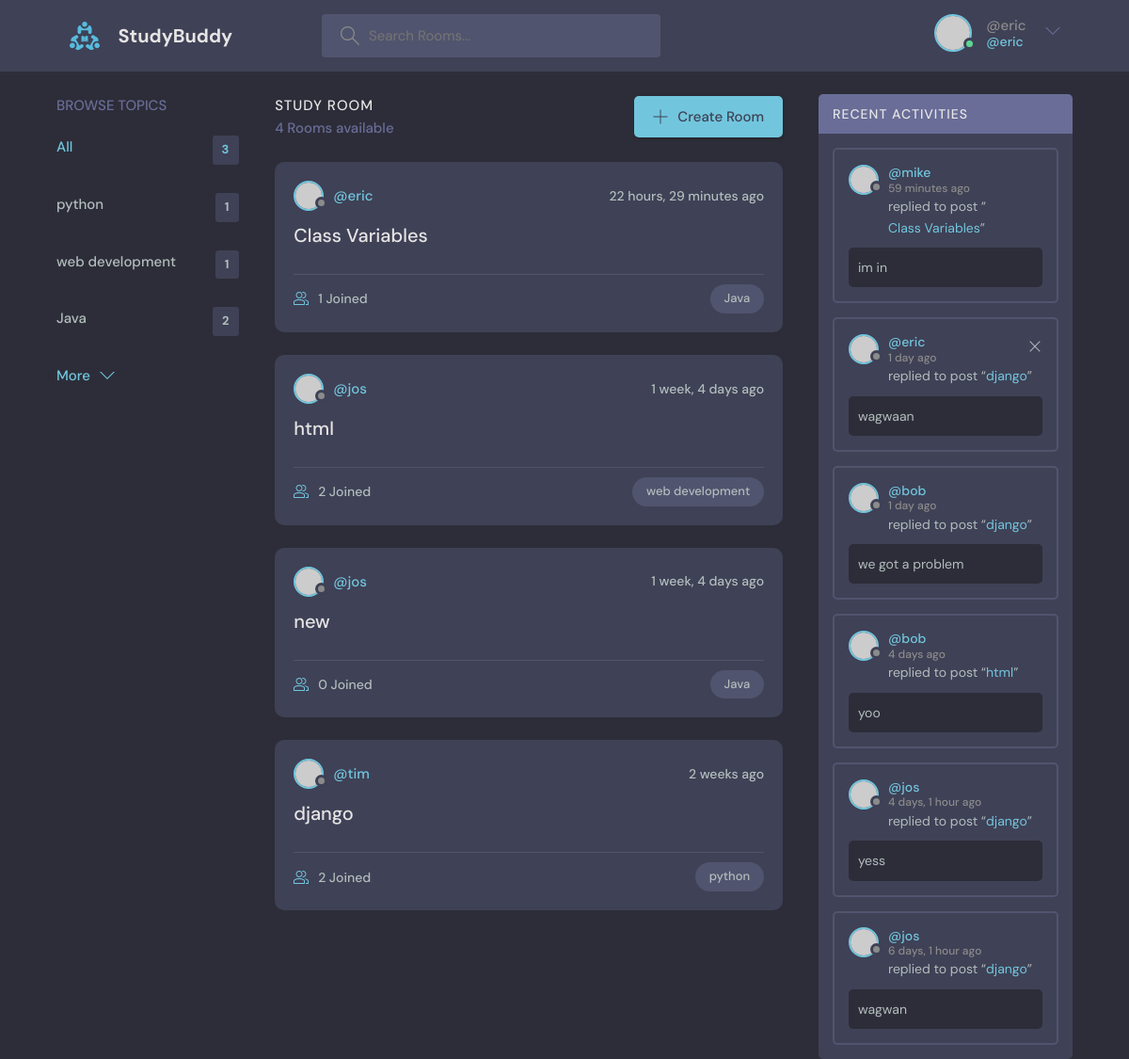
The page / (signed in) on the database its author committed.
### base/models.py (models this page shows, shortened)
class Topic(models.Model):
    name= models.CharField(max_length=200)

class Room(models.Model):
    host = models.ForeignKey(User, on_delete=models.SET_NULL, null=True)
    topic = models.ForeignKey(Topic, on_delete=models.SET_NULL, null=True)
    name = models.CharField(max_length=200)
    description = models.TextField(null=True, blank=True)
    participants = models.ManyToManyField(
        User, related_name='participants', blank=True)
    updated = models.DateTimeField(auto_now=True)
    created = models.DateTimeField(auto_now_add=True)
    class Meta:
        ordering = ['-updated', '-created']
    def __str__(self):
        return self.name

class Message(models.Model):
    user = models.ForeignKey(User, on_delete=models.CASCADE)
    room = models.ForeignKey(Room, on_delete=models.CASCADE)
    body = models.TextField()
    updated = models.DateTimeField(auto_now=True)
    created = models.DateTimeField(auto_now_add=True)
    class Meta:
        ordering = ['-updated', '-created']

### base/views.py (the view)
# urls.py: path('', views.home, name="home"),
def home(request):
    q = request.GET.get('q') if request.GET.get('q') != None else ''
    rooms = Room.objects.filter(
        Q(topic__name__icontains=q) |
        Q(name__icontains=q) |
        Q(description__icontains=q)
        )
    topics = Topic.objects.all()
    room_count = rooms.count()
    room_messages = Message.objects.filter(Q(room__topic__name__icontains=q))
    context = {'rooms':rooms, 'topics':topics, 'room_count':room_count, 'room_messages':room_messages}
    return render(request, 'base/home.html', context)

### base/templates/base/home.html (shortened to what this page needs)
{% extends 'main.html'%}
{% block content %}
<main class="layout layout--3">
  <div class="container">
    {% include 'base/topics_component.html' %}
    <div class="roomList">
      <div class="roomList__header">
        <div>
          <h2>Study Room</h2>
          <p>{{room_count}} Rooms available</p>
        </div>
        <a class="btn btn--main" href="create-room.html">
          <svg version="1.1" xmlns="http://www.w3.org/2000/svg" width="32" height="32" viewBox="0 0 32 32">
            <title>add</title>
            <path
              d="M16.943 0.943h-1.885v14.115h-14.115v1.885h14.115v14.115h1.885v-14.115h14.115v-1.885h-14.115v-14.115z">
            </path>
          </svg>
          Create Room
        </a>
      </div>
      {% include 'base/feed_component.html' %}
    </div>
    {% include 'base/activity_component.html' %}
  </div>
</main>
{% endblock %}

### templates/navbar.html (shortened to what this page needs)
{% load static %}
<header class="header header--loggedIn">
    <div class="container">
        <a href="{% url 'home' %}" class="header__logo">
            <img src="{% static 'images/logo.svg' %}" />
            <h1>StudyBuddy</h1>
        </a>
        <form class="header__search" method="GET" action="{% url 'home' %}">
            <label>
                <input type="text" name="q" placeholder="Search Rooms..." />
            </label>
        </form>
        <nav class="header__menu">
            {% if request.user.is_authenticated %}
            <div class="header__user">
                <a href="profile.html">
                    <div class="avatar avatar--medium active">
                        <img src="https://randomuser.me/api/portraits/men/37.jpg" />
                    </div>
                    <p>@{{request.user.username}}<span>@{{request.user.username}}</span></p>
                </a>
                <button class="dropdown-button">
                    <svg version="1.1" xmlns="http://www.w3.org/2000/svg" width="32" height="32" viewBox="0 0 32 32">
                        <title>chevron-down</title>
                        <path d="M16 21l-13-13h-3l16 16 16-16h-3l-13 13z"></path>
                    </svg>
                </button>
            </div>
            {% else %}
            <a href="{% url 'login' %}">
                <img src="{% static 'images/avatar.svg' %}" />
                <p>Login</p>
            </a>
            {% endif %}
        </nav>
    </div>
</header>

### base/templates/base/topics_component.html
<div class="topics">
    <div class="topics__header">
        <h2>Browse Topics</h2>
    </div>
    <ul class="topics__list">
        <li>
            <a href="{% url 'home' %}" class="active">All <span>{{topics.count}}</span></a>
        </li>
        {% for topic in topics %}
        <li>
            <a href="{% url 'home' %}?q={{topic.name}}">{{topic.name}}<span>{{topic.room_set.all.count}}</span></a>
        </li>
        {% endfor %}
    </ul>
    <a class="btn btn--link" href="topics.html">
        More
        <svg version="1.1" xmlns="http://www.w3.org/2000/svg" width="32" height="32" viewBox="0 0 32 32">
            <title>chevron-down</title>
            <path d="M16 21l-13-13h-3l16 16 16-16h-3l-13 13z"></path>
        </svg>
    </a>
</div>

### base/templates/base/feed_component.html (shortened to what this page needs)
{% for room in rooms %}
<div class="roomListRoom">
    <div class="roomListRoom__header">
        <a href="{% url 'user-profile' room.host.id %}" class="roomListRoom__author">
            <div class="avatar avatar--small">
                <img src="https://randomuser.me/api/portraits/women/11.jpg" />
            </div>
            <span>@{{room.host.username}}</span>
        </a>
        <div class="roomListRoom__actions">
            <span>{{room.created|timesince}} ago</span>
        </div>
    </div>
    <div class="roomListRoom__content">
        <a href="{% url 'room' room.id %}">{{room.name}}</a>
    </div>
    <div class="roomListRoom__meta">
        <a href="room.html" class="roomListRoom__joined">
            {{room.participants.all.count}} Joined
        </a>
        <p class="roomListRoom__topic">{{room.topic.name}}</p>
    </div>
</div>
{% endfor%}

### base/templates/base/activity_component.html
<div class="activities">
    <div class="activities__header">
        <h2>Recent Activities</h2>
    </div>
    {% for message in room_messages %}
    <div class="activities__box">
        <div class="activities__boxHeader roomListRoom__header">
            <a href="{% url 'user-profile' message.user.id %}" class="roomListRoom__author">
                <div class="avatar avatar--small">
                    <img src="https://randomuser.me/api/portraits/women/11.jpg" />
                </div>
                <p>
                    @{{message.user}}
                    <span>{{message.created|timesince}} ago</span>
                </p>
            </a>
            {% if request.user == message.user %}
            <div class="roomListRoom__actions">
                <a href="{% url 'delete-message' message.id %}">
                    <svg version="1.1" xmlns="http://www.w3.org/2000/svg" width="32" height="32" viewBox="0 0 32 32">
                        <title>remove</title>
                        <path
                            d="M27.314 6.019l-1.333-1.333-9.98 9.981-9.981-9.981-1.333 1.333 9.981 9.981-9.981 9.98 1.333 1.333 9.981-9.98 9.98 9.98 1.333-1.333-9.98-9.98 9.98-9.981z">
                        </path>
                    </svg>
                </a>
            </div>
            {% endif %}
        </div>
        <div class="activities__boxContent">
            <p>replied to post “<a href="{% url 'room' message.room.id %}">{{message.room}}</a>”</p>
            <div class="activities__boxRoomContent">
                {{message.body}}
            </div>
        </div>
    </div>
    {% endfor %}
</div>

### rows shown on the page
Topic: name "python", room_set.all.count "1"
Topic: name "web development", room_set.all.count "1"
Topic: name "Java", room_set.all.count "2"
Room: host.username "eric", created "22 hours, 29 minutes", name "Class Variables", participants.all.count "1", topic.name "Java"
Room: host.username "jos", created "1 week, 4 days", name "html", participants.all.count "2", topic.name "web development"
Room: host.username "jos", created "1 week, 4 days", name "new", participants.all.count "0", topic.name "Java"
Room: host.username "tim", created "2 weeks", name "django", participants.all.count "2", topic.name "python"
Message: user "mike", created "59 minutes", room "Class Variables", body "im in"
Message: user "eric", created "1 day", room "django", body "wagwaan"
Message: user "bob", created "1 day", room "django", body "we got a problem"
Message: user "bob", created "4 days", room "html", body "yoo"
Message: user "jos", created "4 days, 1 hour", room "django", body "yess"
Message: user "jos", created "6 days, 1 hour", room "django", body "wagwan"

### other values the page prints
{{ request.user.username }} "eric"
{{ topics.count }} "3"
{{ room_count }} "4"
